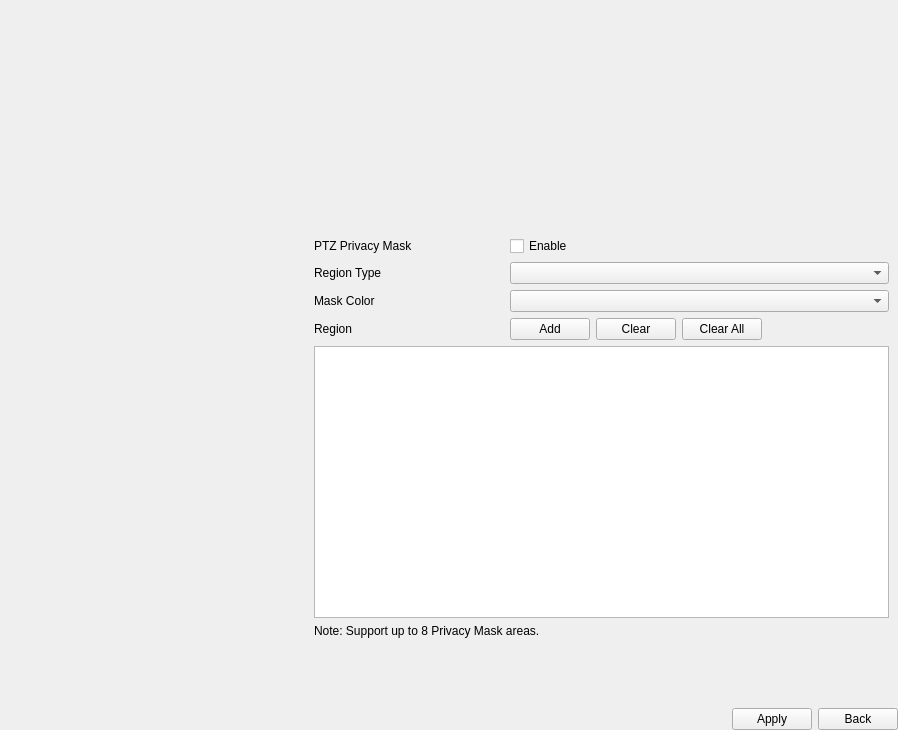
<?xml version="1.0" encoding="UTF-8"?>
<ui version="4.0">
 <class>PtzPrivacyMaskPage</class>
 <widget class="QWidget" name="PtzPrivacyMaskPage">
  <property name="geometry">
   <rect>
    <x>0</x>
    <y>0</y>
    <width>898</width>
    <height>730</height>
   </rect>
  </property>
  <property name="windowTitle">
   <string>Form</string>
  </property>
  <layout class="QVBoxLayout" name="verticalLayout">
   <property name="leftMargin">
    <number>0</number>
   </property>
   <property name="topMargin">
    <number>0</number>
   </property>
   <property name="rightMargin">
    <number>0</number>
   </property>
   <property name="bottomMargin">
    <number>0</number>
   </property>
   <item>
    <widget class="QWidget" name="widget_content" native="true">
     <layout class="QGridLayout" name="gridLayout">
      <property name="spacing">
       <number>18</number>
      </property>
      <item row="0" column="0">
       <widget class="CommonVideo" name="video" native="true">
        <property name="sizePolicy">
         <sizepolicy hsizetype="Preferred" vsizetype="Preferred">
          <horstretch>1</horstretch>
          <verstretch>0</verstretch>
         </sizepolicy>
        </property>
        <property name="minimumSize">
         <size>
          <width>0</width>
          <height>200</height>
         </size>
        </property>
       </widget>
      </item>
      <item row="1" column="0">
       <widget class="PtzControlPanel" name="ptzControlPanel" native="true"/>
      </item>
      <item row="1" column="1">
       <widget class="QWidget" name="widget_maskContent" native="true">
        <property name="sizePolicy">
         <sizepolicy hsizetype="Preferred" vsizetype="Preferred">
          <horstretch>0</horstretch>
          <verstretch>0</verstretch>
         </sizepolicy>
        </property>
        <layout class="QVBoxLayout" name="verticalLayout_2">
         <property name="leftMargin">
          <number>0</number>
         </property>
         <property name="rightMargin">
          <number>0</number>
         </property>
         <item>
          <layout class="QGridLayout" name="gridLayout_2">
           <item row="3" column="0">
            <widget class="QLabel" name="label_region">
             <property name="text">
              <string>Region</string>
             </property>
            </widget>
           </item>
           <item row="1" column="0">
            <widget class="QLabel" name="labelRegionType">
             <property name="text">
              <string>Region Type</string>
             </property>
            </widget>
           </item>
           <item row="3" column="1">
            <widget class="QWidget" name="widget" native="true">
             <layout class="QHBoxLayout" name="horizontalLayout">
              <property name="leftMargin">
               <number>0</number>
              </property>
              <property name="topMargin">
               <number>0</number>
              </property>
              <property name="rightMargin">
               <number>0</number>
              </property>
              <property name="bottomMargin">
               <number>0</number>
              </property>
              <item>
               <widget class="MyPushButton" name="pushButton_add">
                <property name="text">
                 <string>Add</string>
                </property>
               </widget>
              </item>
              <item>
               <widget class="MyPushButton" name="pushButton_clear">
                <property name="text">
                 <string>Clear</string>
                </property>
               </widget>
              </item>
              <item>
               <widget class="MyPushButton" name="pushButton_clearAll">
                <property name="text">
                 <string>Clear All</string>
                </property>
               </widget>
              </item>
              <item>
               <spacer name="horizontalSpacer_2">
                <property name="orientation">
                 <enum>Qt::Horizontal</enum>
                </property>
                <property name="sizeHint" stdset="0">
                 <size>
                  <width>40</width>
                  <height>20</height>
                 </size>
                </property>
               </spacer>
              </item>
             </layout>
            </widget>
           </item>
           <item row="0" column="0">
            <widget class="QLabel" name="label_enable">
             <property name="sizePolicy">
              <sizepolicy hsizetype="Preferred" vsizetype="Preferred">
               <horstretch>1</horstretch>
               <verstretch>0</verstretch>
              </sizepolicy>
             </property>
             <property name="text">
              <string>PTZ Privacy Mask</string>
             </property>
            </widget>
           </item>
           <item row="0" column="1">
            <widget class="MyCheckBox" name="checkBox_enable">
             <property name="sizePolicy">
              <sizepolicy hsizetype="Minimum" vsizetype="Fixed">
               <horstretch>2</horstretch>
               <verstretch>0</verstretch>
              </sizepolicy>
             </property>
             <property name="text">
              <string>Enable</string>
             </property>
            </widget>
           </item>
           <item row="2" column="0">
            <widget class="QLabel" name="labelMaskColor">
             <property name="text">
              <string>Mask Color</string>
             </property>
            </widget>
           </item>
           <item row="1" column="1">
            <widget class="ComboBox" name="comboBoxRegionType"/>
           </item>
           <item row="2" column="1">
            <widget class="ComboBox" name="comboBoxMaskColor"/>
           </item>
          </layout>
         </item>
         <item>
          <widget class="TableView" name="tableView">
           <property name="minimumSize">
            <size>
             <width>0</width>
             <height>272</height>
            </size>
           </property>
           <property name="maximumSize">
            <size>
             <width>16777215</width>
             <height>272</height>
            </size>
           </property>
           <property name="verticalScrollBarPolicy">
            <enum>Qt::ScrollBarAsNeeded</enum>
           </property>
           <property name="horizontalScrollBarPolicy">
            <enum>Qt::ScrollBarAsNeeded</enum>
           </property>
          </widget>
         </item>
         <item>
          <widget class="BlueLabel" name="label_note">
           <property name="text">
            <string>Note: Support up to 8 Privacy Mask areas.</string>
           </property>
          </widget>
         </item>
         <item>
          <spacer name="verticalSpacer">
           <property name="orientation">
            <enum>Qt::Vertical</enum>
           </property>
           <property name="sizeHint" stdset="0">
            <size>
             <width>20</width>
             <height>1</height>
            </size>
           </property>
          </spacer>
         </item>
        </layout>
       </widget>
      </item>
      <item row="0" column="1">
       <widget class="ButtonGroup" name="channelGroup" native="true">
        <property name="sizePolicy">
         <sizepolicy hsizetype="Preferred" vsizetype="Preferred">
          <horstretch>2</horstretch>
          <verstretch>0</verstretch>
         </sizepolicy>
        </property>
       </widget>
      </item>
     </layout>
    </widget>
   </item>
   <item>
    <layout class="QHBoxLayout" name="horizontalLayout_3">
     <item>
      <widget class="WidgetMessage" name="widgetMessage" native="true"/>
     </item>
     <item>
      <spacer name="horizontalSpacer">
       <property name="orientation">
        <enum>Qt::Horizontal</enum>
       </property>
       <property name="sizeHint" stdset="0">
        <size>
         <width>40</width>
         <height>20</height>
        </size>
       </property>
      </spacer>
     </item>
     <item>
      <widget class="MyPushButton" name="pushButton_apply">
       <property name="text">
        <string>Apply</string>
       </property>
      </widget>
     </item>
     <item>
      <widget class="MyPushButton" name="pushButton_back">
       <property name="text">
        <string>Back</string>
       </property>
      </widget>
     </item>
    </layout>
   </item>
  </layout>
 </widget>
 <customwidgets>
  <customwidget>
   <class>MyCheckBox</class>
   <extends>QCheckBox</extends>
   <header>MyCheckBox.h</header>
  </customwidget>
  <customwidget>
   <class>MyPushButton</class>
   <extends>QPushButton</extends>
   <header>mypushbutton.h</header>
  </customwidget>
  <customwidget>
   <class>TableView</class>
   <extends>QTableView</extends>
   <header>tableview.h</header>
  </customwidget>
  <customwidget>
   <class>ComboBox</class>
   <extends>QComboBox</extends>
   <header>combobox.h</header>
  </customwidget>
  <customwidget>
   <class>CommonVideo</class>
   <extends>QWidget</extends>
   <header>commonvideo.h</header>
   <container>1</container>
  </customwidget>
  <customwidget>
   <class>ButtonGroup</class>
   <extends>QWidget</extends>
   <header>buttongroup.h</header>
   <container>1</container>
  </customwidget>
  <customwidget>
   <class>BlueLabel</class>
   <extends>QLabel</extends>
   <header>bluelabel.h</header>
  </customwidget>
  <customwidget>
   <class>WidgetMessage</class>
   <extends>QWidget</extends>
   <header>widgetmessage.h</header>
   <container>1</container>
  </customwidget>
  <customwidget>
   <class>PtzControlPanel</class>
   <extends>QWidget</extends>
   <header>ptzcontrolpanel.h</header>
   <container>1</container>
  </customwidget>
 </customwidgets>
 <resources/>
 <connections/>
</ui>
